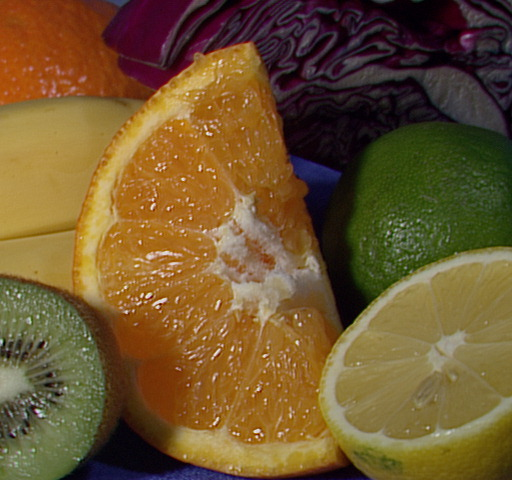
#> input picture _img/fruits.jpg, 512 x 480 px
$ python inRange_HSV.py
#> lines starting #> are read from the running program, lines starting #| are printed output that depends on the picture; after the words box and inside, x2 and y2 are one past the last pixel; in counts of white or black regions, pixels touching at a corner belong together
#!/usr/bin/python3
# Muthanna Alwahash
# Feb 2024

import cv2 as cv
import numpy as np
import matplotlib.pyplot as plt

# Read sample image
org_img=cv.imread('../_img/fruits.jpg')
#> org_img is the input picture: shape (480, 512, 3); mean B, G, R 46.2, 85.6, 110.8

# Convert color space from BGR to HSV
hsv_img = cv.cvtColor(org_img,cv.COLOR_BGR2HSV)
#> hsv_img: shape (480, 512, 3); mean H, S, V 48.2, 159.9, 113.8

# Threshold min and max HSV limits
min = np.array([10 ,50 ,50 ],np.uint8)
max = np.array([20,255,255],np.uint8)

# Creat mask using HSV color space
mask = cv.inRange(hsv_img,min,max)
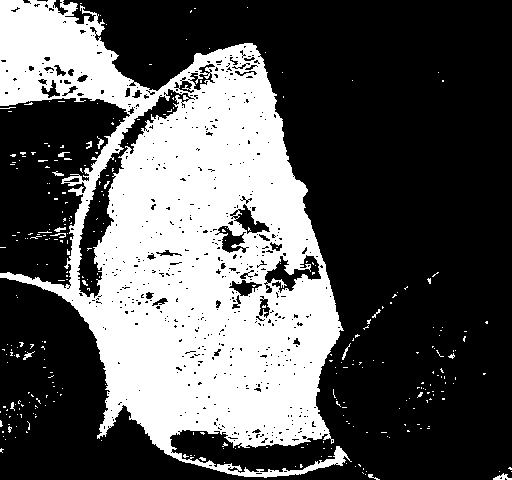
#> mask: shape (480, 512); 34.6% white; 311 white regions (296 under 20 px), largest, box (x1, y1, x2, y2) and area: (0, 0, 352, 478) 83391, (493, 473, 512, 480) 68, (97, 136, 104, 149) 37

# Apply the mask on BGR color space
thr_img = cv.bitwise_and(org_img,org_img,mask = mask)
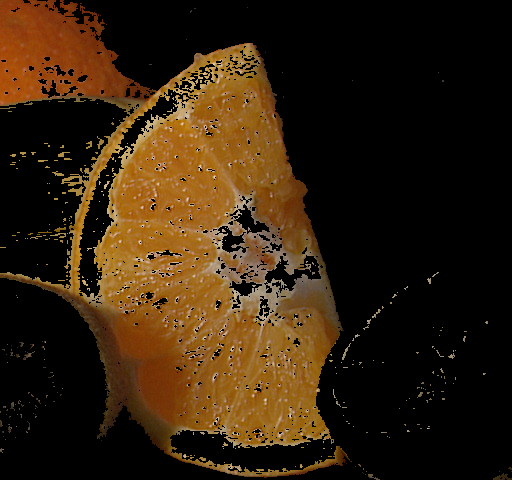
#> thr_img: shape (480, 512, 3); mean B, G, R 12.9, 32.9, 50.5

# Show images
cv.imshow("Org. Image", org_img)
cv.imshow("Thr. Image", thr_img)
print (thr_img.shape)
#| (480, 512, 3)

# Wait for a key-press then exit
cv.waitKey(0)
cv.destroyAllWindows()

$ run again, with _img/butterfly.jpg copied over _img/fruits.jpg
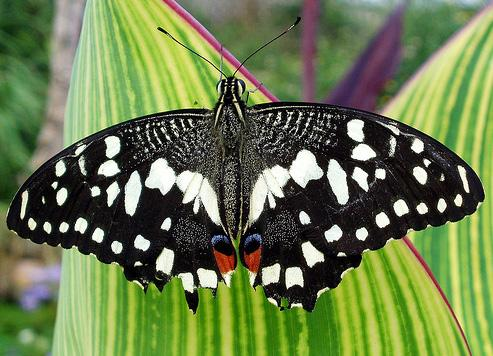
#> input picture _img/butterfly.jpg, 493 x 356 px
#> org_img is the input picture: shape (356, 493, 3); mean B, G, R 77.2, 123.6, 107
#> hsv_img: shape (356, 493, 3); mean H, S, V 56.2, 104.6, 127.3
#> `mask = cv.inRange(hsv_img,min,max)`:
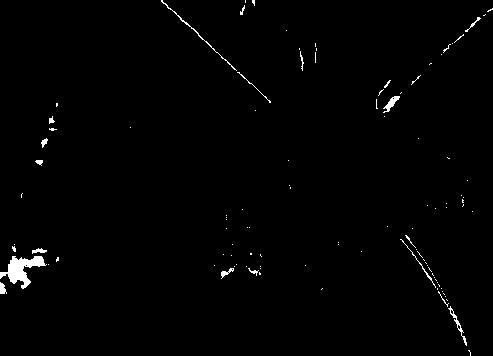
#> mask: shape (356, 493); 1% white; 106 white regions (88 under 20 px), largest, box (x1, y1, x2, y2) and area: (0, 256, 47, 289) 647, (161, 0, 237, 71) 134, (383, 96, 400, 113) 107
#| (356, 493, 3)

$ run again, with _img/players.jpg copied over _img/fruits.jpg
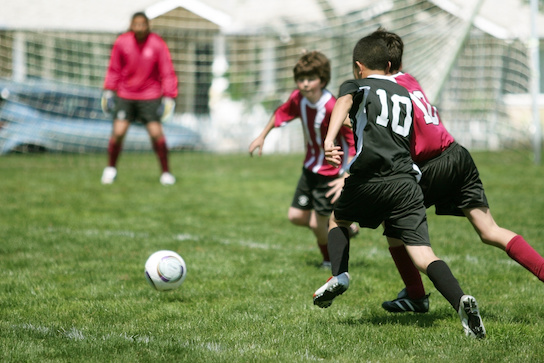
#> input picture _img/players.jpg, 544 x 363 px
#> org_img is the input picture: shape (363, 544, 3); mean B, G, R 103.7, 137.8, 129.6
#> hsv_img: shape (363, 544, 3); mean H, S, V 49.7, 90.3, 144.7
#> `mask = cv.inRange(hsv_img,min,max)`:
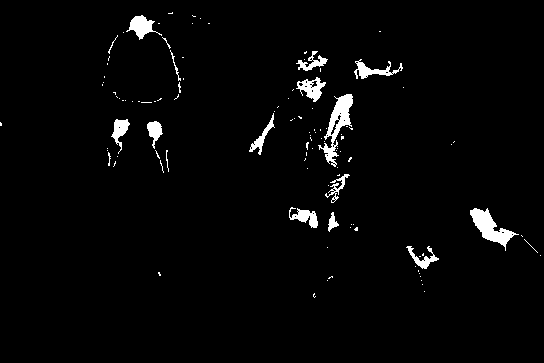
#> mask: shape (363, 544); 2.5% white; 112 white regions (94 under 20 px), largest, box (x1, y1, x2, y2) and area: (318, 94, 353, 167) 852, (470, 208, 519, 251) 764, (126, 15, 162, 40) 384
#> `thr_img = cv.bitwise_and(org_img,org_img,mask = mask)`:
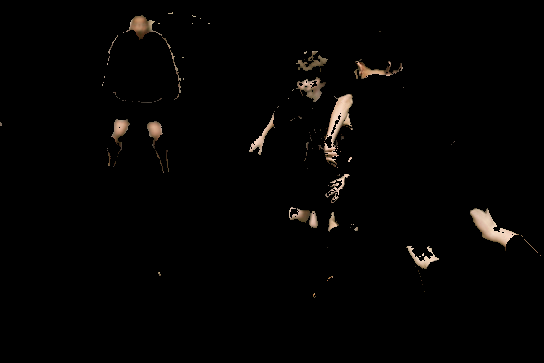
#> thr_img: shape (363, 544, 3); mean B, G, R 2.8, 3.5, 4.2
#| (363, 544, 3)
